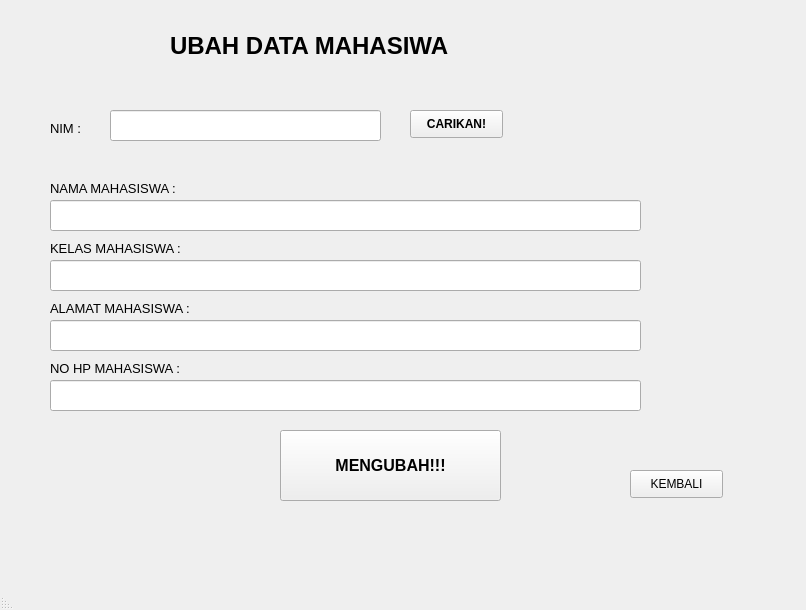
<?xml version="1.0" encoding="UTF-8"?>
<ui version="4.0">
 <class>MainWindow</class>
 <widget class="QMainWindow" name="MainWindow">
  <property name="geometry">
   <rect>
    <x>0</x>
    <y>0</y>
    <width>806</width>
    <height>610</height>
   </rect>
  </property>
  <property name="windowTitle">
   <string>MainWindow</string>
  </property>
  <property name="layoutDirection">
   <enum>Qt::RightToLeft</enum>
  </property>
  <widget class="QWidget" name="centralwidget">
   <widget class="QLabel" name="label_ubah_data_mhs">
    <property name="geometry">
     <rect>
      <x>170</x>
      <y>30</y>
      <width>411</width>
      <height>31</height>
     </rect>
    </property>
    <property name="font">
     <font>
      <pointsize>18</pointsize>
      <weight>75</weight>
      <bold>true</bold>
     </font>
    </property>
    <property name="text">
     <string>UBAH DATA MAHASIWA</string>
    </property>
   </widget>
   <widget class="QLineEdit" name="lineEdit_no_hp">
    <property name="geometry">
     <rect>
      <x>50</x>
      <y>380</y>
      <width>591</width>
      <height>31</height>
     </rect>
    </property>
    <property name="font">
     <font>
      <pointsize>10</pointsize>
     </font>
    </property>
   </widget>
   <widget class="QLabel" name="label_3">
    <property name="geometry">
     <rect>
      <x>50</x>
      <y>180</y>
      <width>161</width>
      <height>16</height>
     </rect>
    </property>
    <property name="font">
     <font>
      <pointsize>10</pointsize>
     </font>
    </property>
    <property name="text">
     <string>NAMA MAHASISWA :</string>
    </property>
   </widget>
   <widget class="QLineEdit" name="lineEdit_alamat">
    <property name="geometry">
     <rect>
      <x>50</x>
      <y>320</y>
      <width>591</width>
      <height>31</height>
     </rect>
    </property>
    <property name="font">
     <font>
      <pointsize>10</pointsize>
     </font>
    </property>
   </widget>
   <widget class="QLabel" name="label_5">
    <property name="geometry">
     <rect>
      <x>50</x>
      <y>300</y>
      <width>211</width>
      <height>16</height>
     </rect>
    </property>
    <property name="font">
     <font>
      <pointsize>10</pointsize>
     </font>
    </property>
    <property name="text">
     <string>ALAMAT MAHASISWA :</string>
    </property>
   </widget>
   <widget class="QLineEdit" name="lineEdit_kelas_mhs">
    <property name="geometry">
     <rect>
      <x>50</x>
      <y>260</y>
      <width>591</width>
      <height>31</height>
     </rect>
    </property>
    <property name="font">
     <font>
      <pointsize>10</pointsize>
     </font>
    </property>
   </widget>
   <widget class="QLineEdit" name="lineEdit_nama">
    <property name="geometry">
     <rect>
      <x>50</x>
      <y>200</y>
      <width>591</width>
      <height>31</height>
     </rect>
    </property>
    <property name="font">
     <font>
      <pointsize>10</pointsize>
     </font>
    </property>
    <property name="text">
     <string/>
    </property>
   </widget>
   <widget class="QLabel" name="label_2">
    <property name="geometry">
     <rect>
      <x>50</x>
      <y>120</y>
      <width>81</width>
      <height>16</height>
     </rect>
    </property>
    <property name="font">
     <font>
      <pointsize>10</pointsize>
     </font>
    </property>
    <property name="text">
     <string>NIM :</string>
    </property>
   </widget>
   <widget class="QLineEdit" name="lineEdit_nim">
    <property name="geometry">
     <rect>
      <x>110</x>
      <y>110</y>
      <width>271</width>
      <height>31</height>
     </rect>
    </property>
    <property name="font">
     <font>
      <pointsize>10</pointsize>
      <weight>75</weight>
      <bold>true</bold>
     </font>
    </property>
    <property name="text">
     <string/>
    </property>
   </widget>
   <widget class="QPushButton" name="btn_ubah">
    <property name="geometry">
     <rect>
      <x>280</x>
      <y>430</y>
      <width>221</width>
      <height>71</height>
     </rect>
    </property>
    <property name="font">
     <font>
      <pointsize>12</pointsize>
      <weight>75</weight>
      <bold>true</bold>
     </font>
    </property>
    <property name="text">
     <string>MENGUBAH!!!</string>
    </property>
   </widget>
   <widget class="QLabel" name="label_4">
    <property name="geometry">
     <rect>
      <x>50</x>
      <y>240</y>
      <width>161</width>
      <height>16</height>
     </rect>
    </property>
    <property name="font">
     <font>
      <pointsize>10</pointsize>
     </font>
    </property>
    <property name="text">
     <string>KELAS MAHASISWA :</string>
    </property>
   </widget>
   <widget class="QLabel" name="label_6">
    <property name="geometry">
     <rect>
      <x>50</x>
      <y>360</y>
      <width>171</width>
      <height>16</height>
     </rect>
    </property>
    <property name="font">
     <font>
      <pointsize>10</pointsize>
     </font>
    </property>
    <property name="text">
     <string>NO HP MAHASISWA :</string>
    </property>
   </widget>
   <widget class="QPushButton" name="btn_cari">
    <property name="geometry">
     <rect>
      <x>410</x>
      <y>110</y>
      <width>93</width>
      <height>28</height>
     </rect>
    </property>
    <property name="font">
     <font>
      <weight>75</weight>
      <bold>true</bold>
     </font>
    </property>
    <property name="text">
     <string>CARIKAN!</string>
    </property>
   </widget>
   <widget class="QPushButton" name="btn_kembali">
    <property name="geometry">
     <rect>
      <x>630</x>
      <y>470</y>
      <width>93</width>
      <height>28</height>
     </rect>
    </property>
    <property name="text">
     <string>KEMBALI</string>
    </property>
   </widget>
  </widget>
  <widget class="QMenuBar" name="menubar">
   <property name="geometry">
    <rect>
     <x>0</x>
     <y>0</y>
     <width>806</width>
     <height>26</height>
    </rect>
   </property>
  </widget>
  <widget class="QStatusBar" name="statusbar"/>
 </widget>
 <resources/>
 <connections/>
</ui>
